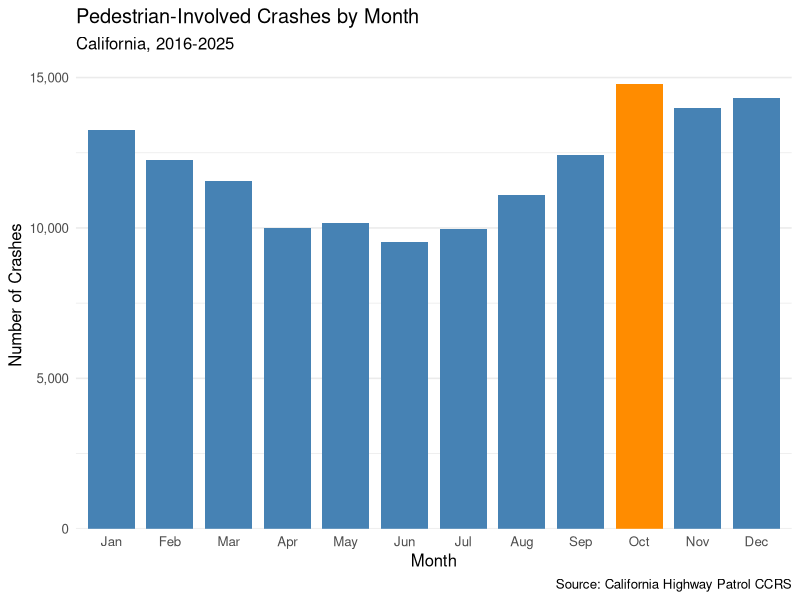
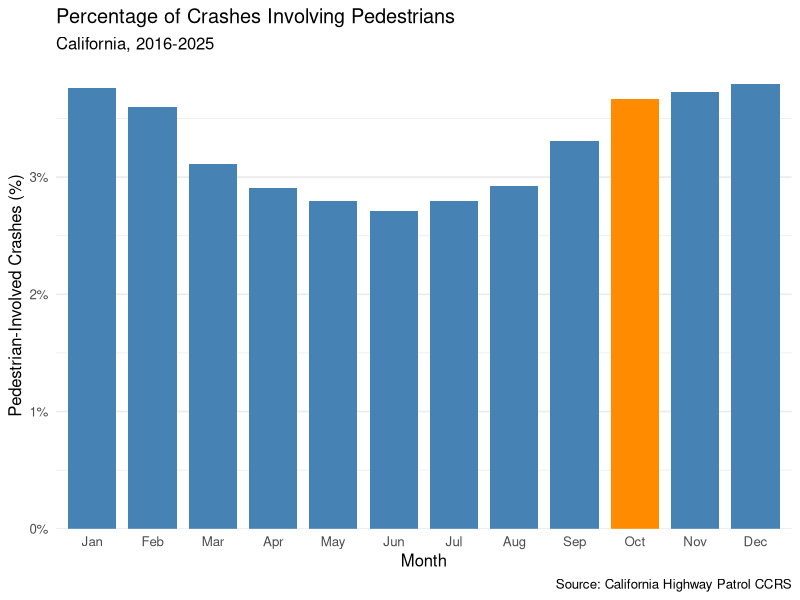
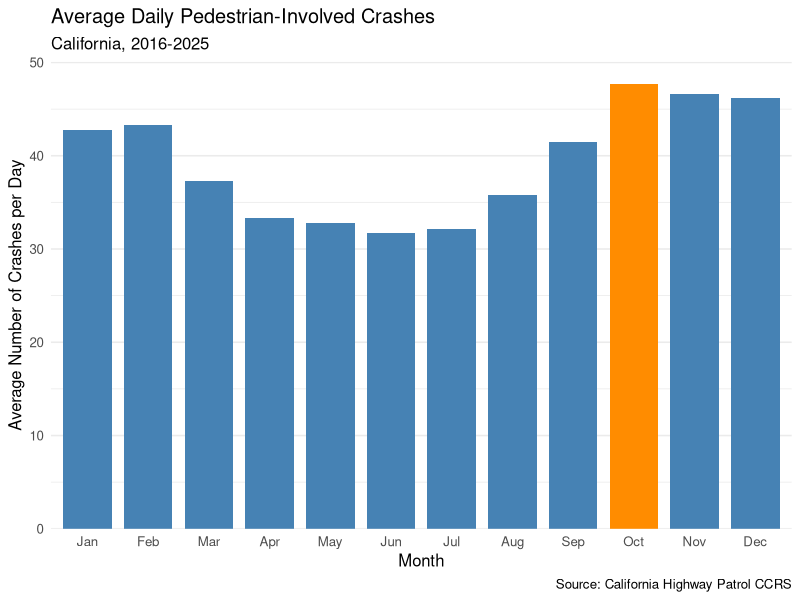
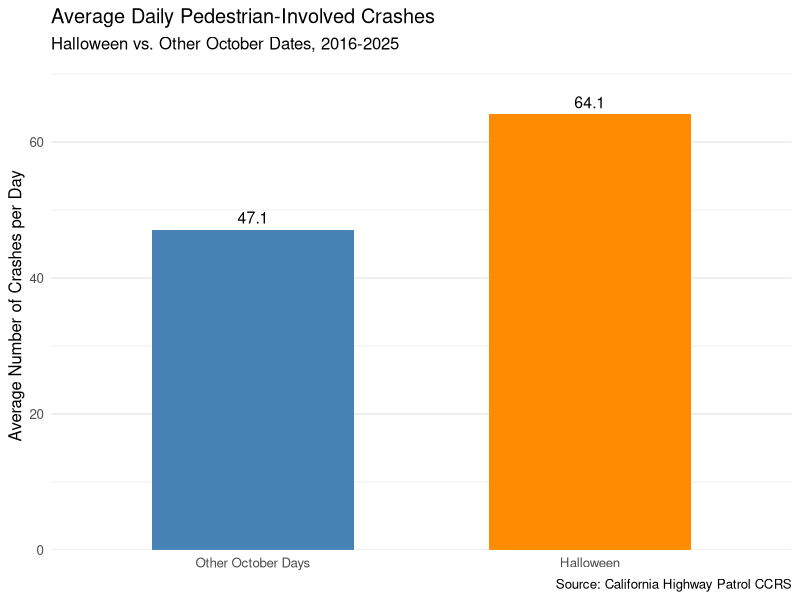
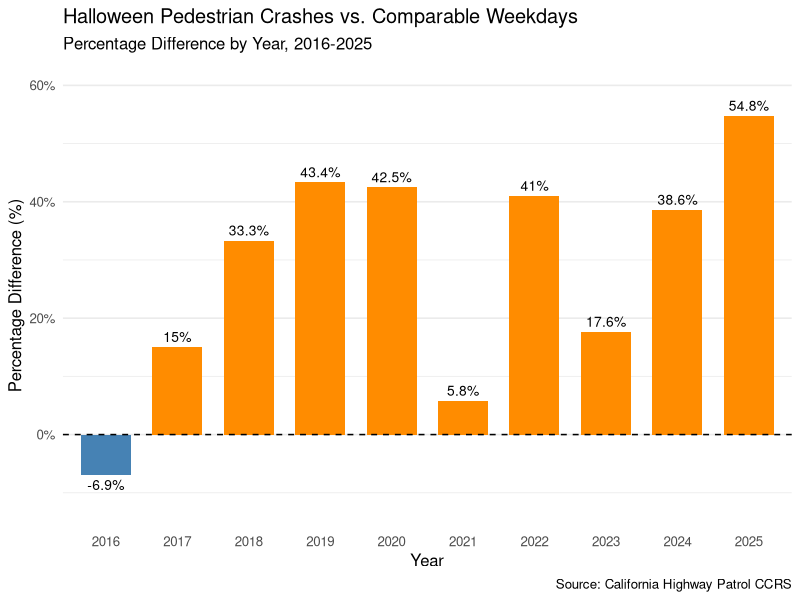

R code for these plots, in order:
# Pedestrian Crash Visualizations

library(tidyverse)
library(lubridate)
library(scales)

monthly_pedestrian <- read_csv(
  "outputs/tables/monthly-pedestrian.csv",
  show_col_types = FALSE
) |>
  mutate(
    month_name = factor(
      month.abb[month],
      levels = month.abb
    )
  )

print(monthly_pedestrian)

p1 <- ggplot(
  monthly_pedestrian,
  aes(
    x = month_name,
    y = pedestrian_crashes,
    fill = month == 10
  )
) +
  geom_col(width = 0.8) +
  scale_fill_manual(
    values = c(
      "FALSE" = "steelblue",
      "TRUE" = "darkorange"
    ),
    guide = "none"
  ) +
  scale_y_continuous(
    labels = comma,
    expand = expansion(mult = c(0, 0.05))
  ) +
  labs(
    title = "Pedestrian-Involved Crashes by Month",
    subtitle = "California, 2016-2025",
    x = "Month",
    y = "Number of Crashes",
    caption = "Source: California Highway Patrol CCRS"
  ) +
  theme_minimal(base_size = 12) +
  theme(
    panel.grid.major.x = element_blank()
  )

ggsave(
  "outputs/pedestrian-crashes-monthly.png",
  plot = p1,
  width = 10,
  height = 6,
  dpi = 300
)

p2 <- ggplot(
  monthly_pedestrian,
  aes(
    x = month_name,
    y = pedestrian_percentage,
    fill = month == 10
  )
) +
  geom_col(width = 0.8) +
  scale_fill_manual(
    values = c(
      "FALSE" = "steelblue",
      "TRUE" = "darkorange"
    ),
    guide = "none"
  ) +
  scale_y_continuous(
    labels = label_number(suffix = "%"),
    expand = expansion(mult = c(0, 0.05))
  ) +
  labs(
    title = "Percentage of Crashes Involving Pedestrians",
    subtitle = "California, 2016-2025",
    x = "Month",
    y = "Pedestrian-Involved Crashes (%)",
    caption = "Source: California Highway Patrol CCRS"
  ) +
  theme_minimal(base_size = 12) +
  theme(
    panel.grid.major.x = element_blank()
  )

ggsave(
  "outputs/pedestrian-crash-percentage.png",
  plot = p2,
  width = 10,
  height = 6,
  dpi = 300
)

# Calculate average daily pedestrian crashes

days_by_month <- expand_grid(
  year = 2016:2025,
  month = 1:12
) |>
  mutate(
    days = days_in_month(
      make_date(year, month, 1)
    )
  ) |>
  group_by(month) |>
  summarise(
    total_days = sum(days),
    .groups = "drop"
  )

monthly_pedestrian <- monthly_pedestrian |>
  left_join(
    days_by_month,
    by = "month"
  ) |>
  mutate(
    avg_daily_pedestrian =
      pedestrian_crashes / total_days
  )

print(
  monthly_pedestrian |>
    select(
      month_name,
      pedestrian_crashes,
      total_days,
      avg_daily_pedestrian
    ),
  n = Inf
)

# Average Daily Pedestrian-Involved Crashes

p3 <- ggplot(
  monthly_pedestrian,
  aes(
    x = month_name,
    y = avg_daily_pedestrian,
    fill = month == 10
  )
) +
  geom_col(width = 0.8) +
  scale_fill_manual(
    values = c(
      "FALSE" = "steelblue",
      "TRUE" = "darkorange"
    ),
    guide = "none"
  ) +
  scale_y_continuous(
    expand = expansion(mult = c(0, 0.05))
  ) +
  labs(
    title = "Average Daily Pedestrian-Involved Crashes",
    subtitle = "California, 2016-2025",
    x = "Month",
    y = "Average Number of Crashes per Day",
    caption = "Source: California Highway Patrol CCRS"
  ) +
  theme_minimal(base_size = 12) +
  theme(
    panel.grid.major.x = element_blank()
  )

ggsave(
  "outputs/pedestrian-crashes-daily-average.png",
  plot = p3,
  width = 10,
  height = 6,
  dpi = 300
)

pedestrian_halloween <- read_csv(
  "outputs/tables/pedestrian-halloween-crashes-comparison.csv",
  show_col_types = FALSE
)

pedestrian_weekday_comparison <- read_csv(
  "outputs/tables/pedestrian-halloween-weekday-comparison.csv",
  show_col_types = FALSE
)

# Graph 4: Halloween vs. other October dates

p4 <- pedestrian_halloween |>
  mutate(
    period = if_else(
      halloween,
      "Halloween",
      "Other October Days"
    ),
    period = factor(
      period,
      levels = c("Other October Days", "Halloween")
    )
  ) |>
  ggplot(
    aes(
      x = period,
      y = avg_daily_crashes,
      fill = period
    )
  ) +
  geom_col(width = 0.6) +
  geom_text(
    aes(
      label = round(avg_daily_crashes, 1)
    ),
    vjust = -0.5,
    size = 4
  ) +
  scale_fill_manual(
    values = c(
      "Other October Days" = "steelblue",
      "Halloween" = "darkorange"
    ),
    guide = "none"
  ) +
  scale_y_continuous(
    expand = expansion(mult = c(0, 0.12))
  ) +
  labs(
    title = "Average Daily Pedestrian-Involved Crashes",
    subtitle = "Halloween vs. Other October Dates, 2016-2025",
    x = NULL,
    y = "Average Number of Crashes per Day",
    caption = "Source: California Highway Patrol CCRS"
  ) +
  theme_minimal(base_size = 12) +
  theme(
    panel.grid.major.x = element_blank()
  )

ggsave(
  "outputs/pedestrian-halloween-average.png",
  plot = p4,
  width = 9,
  height = 6,
  dpi = 300
)

# Halloween vs. comparable weekdays

p5 <- ggplot(
  pedestrian_weekday_comparison,
  aes(
    x = factor(year),
    y = percent_difference,
    fill = percent_difference > 0
  )
) +
  geom_col(width = 0.7) +
  geom_hline(
    yintercept = 0,
    linetype = "dashed"
  ) +
  geom_text(
    aes(
      label = paste0(
        round(percent_difference, 1),
        "%"
      )
    ),
    vjust = if_else(
      pedestrian_weekday_comparison$percent_difference > 0,
      -0.5,
      1.5
    ),
    size = 3.5
  ) +
  scale_fill_manual(
    values = c(
      "FALSE" = "steelblue",
      "TRUE" = "darkorange"
    ),
    guide = "none"
  ) +
  scale_y_continuous(
    labels = label_number(suffix = "%"),
    expand = expansion(mult = c(0.15, 0.15))
  ) +
  labs(
    title = "Halloween Pedestrian Crashes vs. Comparable Weekdays",
    subtitle = "Percentage Difference by Year, 2016-2025",
    x = "Year",
    y = "Percentage Difference (%)",
    caption = "Source: California Highway Patrol CCRS"
  ) +
  theme_minimal(base_size = 12) +
  theme(
    panel.grid.major.x = element_blank()
  )

ggsave(
  "outputs/pedestrian-halloween-weekday-comparison.png",
  plot = p5,
  width = 11,
  height = 6,
  dpi = 300
)
